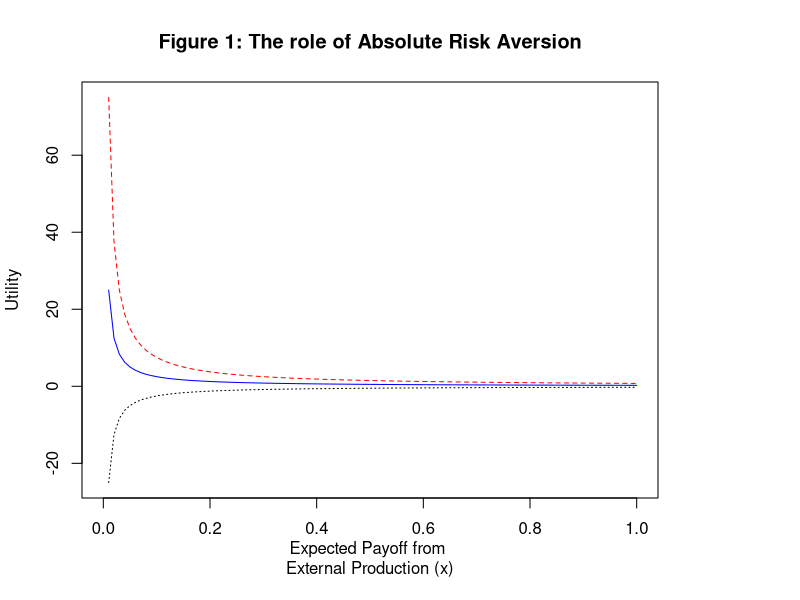
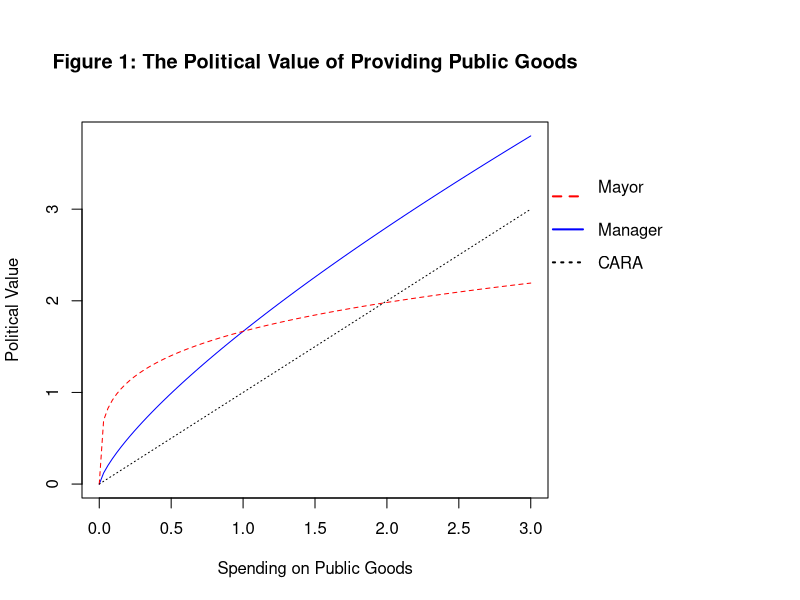
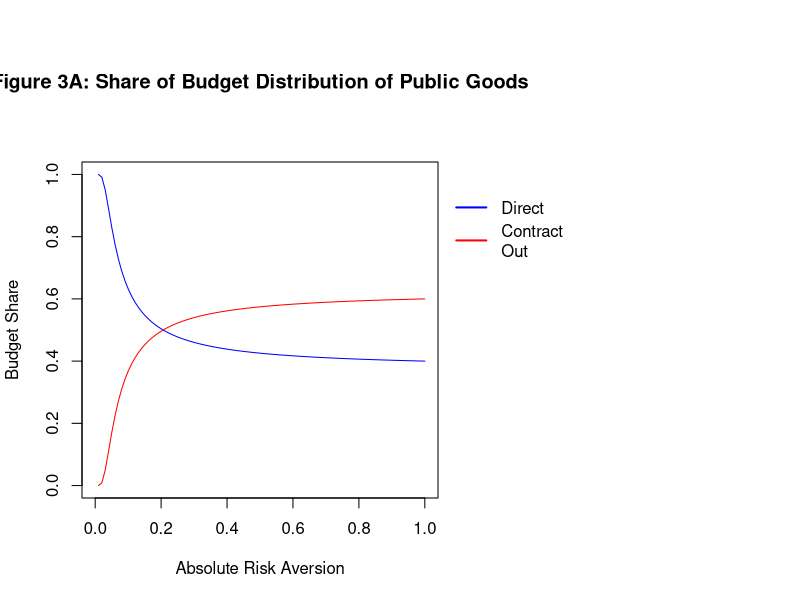
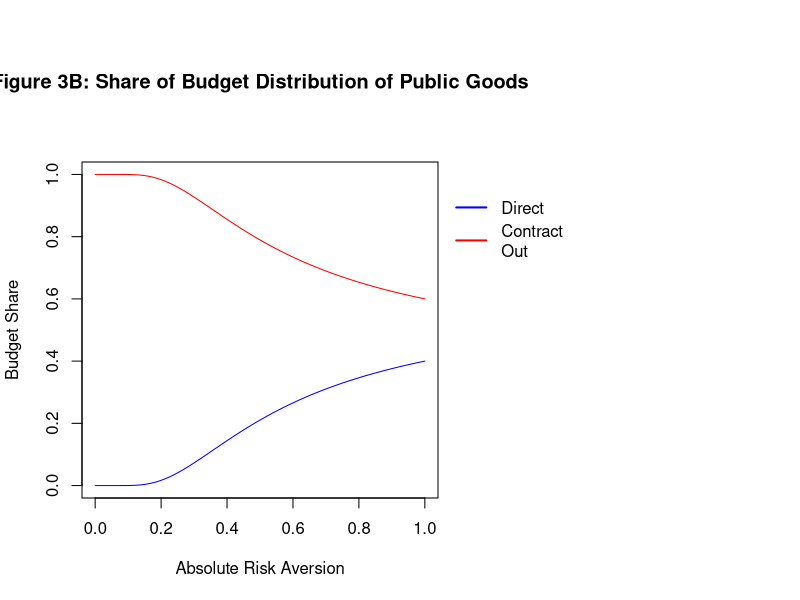
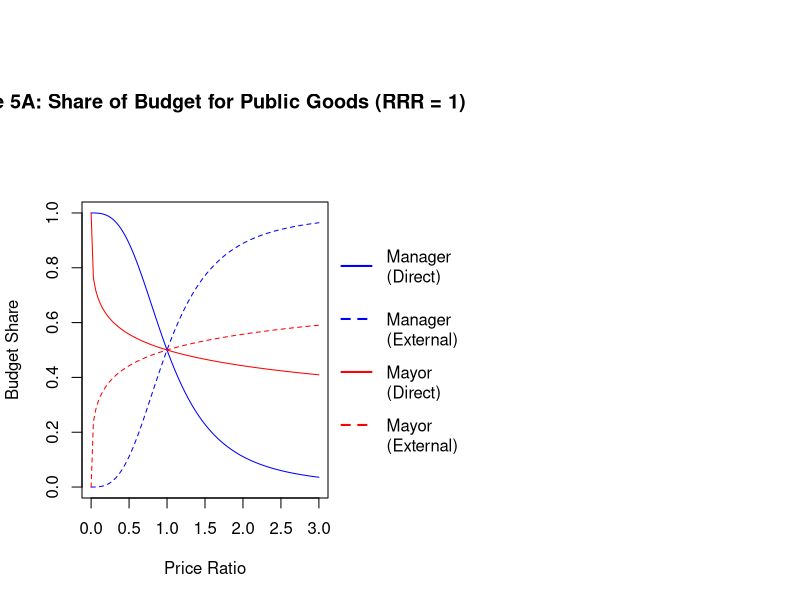
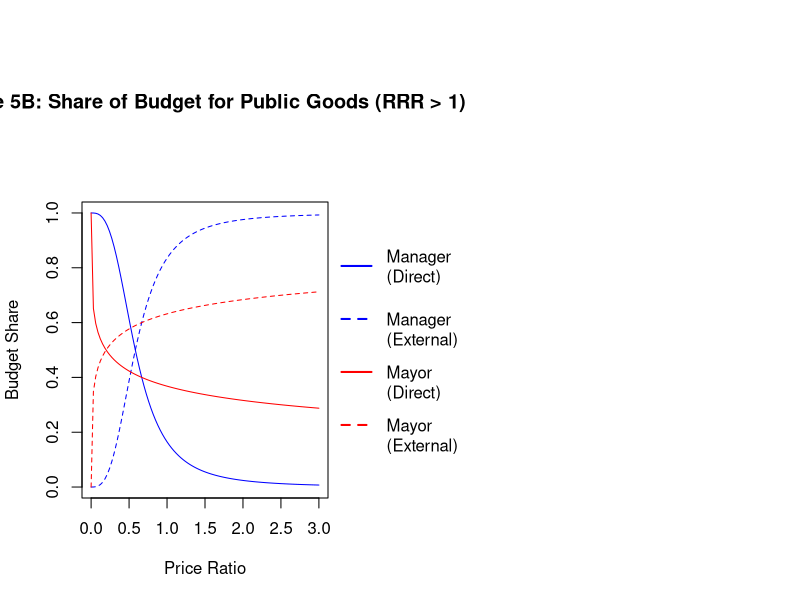
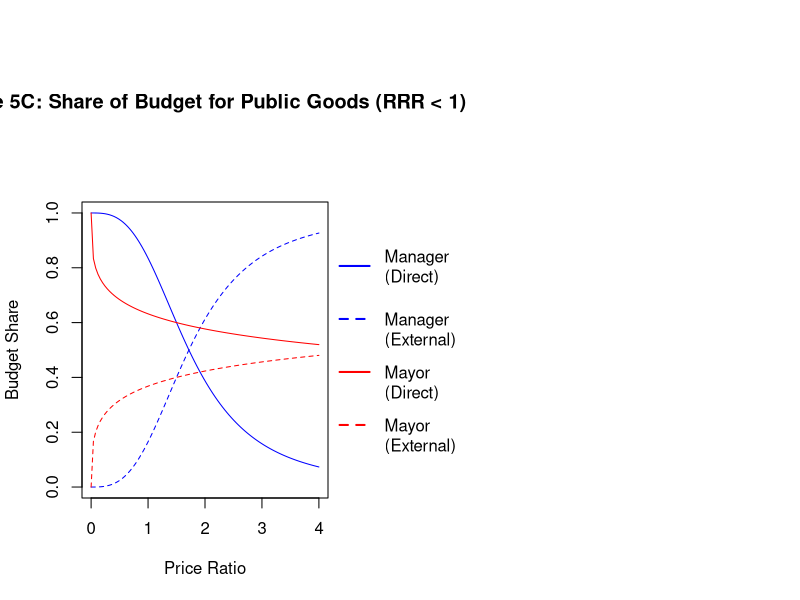
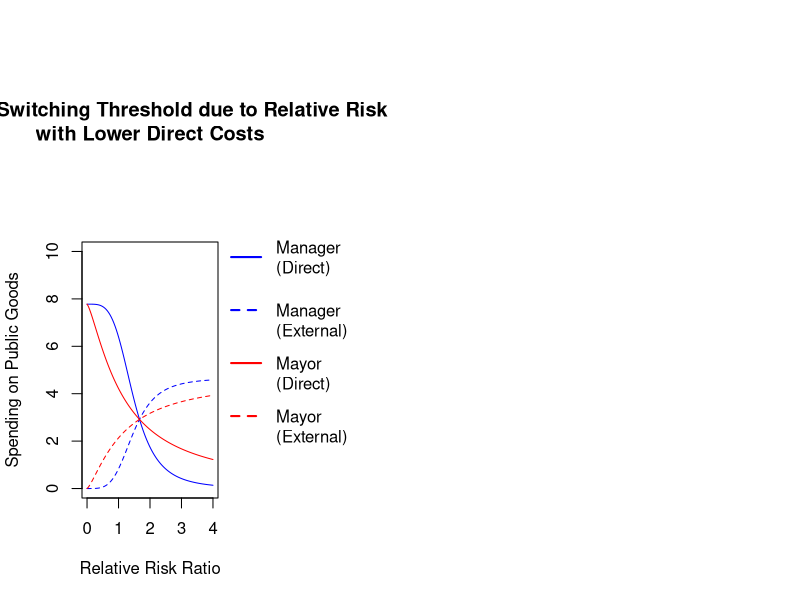

The R source for these figures, in order: (Note: this script raises an error after producing the figures.)
## ---- chunk 1

#Is Risk Aversion Decreasing? Why yes it is. So, our model exhibits DARA and CRRA.

x1 <- function(x) (1-0.75)/x
x2 <- function(x) (1-0.25)/x
x3 <- function(x) (1 - 1.25)/x

x<-seq(0,1,0.01)
par(xpd=T, mar=par()$mar+c(0,0,0,5))
matplot(x,cbind(x1(x), x2(x), x3(x)),col=c("blue","red","black"), main = "Figure 1: The role of Absolute Risk Aversion", ylab = "Utility", xlab = "Expected Payoff from \nExternal Production (x)", type = "l")
legend(2.05,0.8, c("\nCM\n", "\nMayor_1\n", "\nMayor_2"), lty=c(1,2), lwd=c(2,2), col=c("blue","red","black"),inset=c(1,0), xpd=TRUE, bty = "n")

## ---- chunk 2
par(mar=par()$mar+c(0,0,2,5.5))


#Manager
curve( (1/0.6)*x^(1-.25) , from = 0, to = 3, n = 100, type = "l",  col = "blue", lty = 1, main = "Figure 1: The Political Value of Providing Public Goods", ylab = "Political Value", xlab = "Spending on Public Goods")

#Mayor
curve( (1/0.6)*x^(1-.75) , from = 0, to = 3, n = 100, type = "l",  col = "red", lty = 2, add = TRUE)

curve( x^1 , from = 0, to = 3, n = 100, type = "l",  col = "black", lty = 3, add = TRUE)


legend(3.05, 3.5, c("Mayor\n", "Manager", "CARA"), lty=c(2,1,3), lwd=c(2,2,2), col=c("red", "blue", "black"),inset=c(1,0), xpd=TRUE, bty = "n")

## ---- chunk 3

#The next two figures model the distribution of provisioned public goods according to rising absolute risk aversion and rising relative risk aversion. Assume \phi > \beta.

par(mar=par()$mar+c(0,0,2,5.5))

#Public Official
curve( (1/(1 + (45/75)^((1-x)/x) * (.6/.4)^(1/x))), from = 0, to = 1, n = 100, type = "l",  col = "blue", lty = 1, main = ("Figure 3A: Share of Budget Distribution of Public Goods"), ylab = "Budget Share", ylim = c(0,1), xlab = "Absolute Risk Aversion")

curve( (1/(1 + (75/45)^((1-x)/x) * (.4/.6)^(1/x))), from = 0, to = 1, n = 100, type = "l",  col = "red", lty = 1, add = TRUE)

legend(1.05,1, c("Direct", "Contract \nOut"), lty=c(1,1), lwd=c(2,2), col=c("blue", "red"),inset=c(1,0), xpd=TRUE, bty = "n")

#######################

curve( (1/(1 + (75/45)^((1-x)/x) * (.6/.4)^(1/x))), from = 0, to = 1, n = 100, type = "l",  col = "blue", lty = 1, main = ("Figure 3B: Share of Budget Distribution of Public Goods"), ylab = "Budget Share", ylim = c(0,1), xlab = "Absolute Risk Aversion")

curve( (1/(1 + (45/75)^((1-x)/x) * (.4/.6)^(1/x))), from = 0, to = 1, n = 100, type = "l",  col = "red", lty = 1, add = TRUE)

legend(1.05,1, c("Direct", "Contract \nOut"), lty=c(1,1), lwd=c(2,2), col=c("blue", "red"),inset=c(1,0), xpd=TRUE, bty = "n")

## ---- chunk 4

#Here we change the relative risk ratio. As p_g/p_q rises....
par(mar=par()$mar+c(0,0,2,5.5))

#Manager: Direct
curve( (1/(1 + (x)^((1-.25)/.25) * (1)^(1/.25))), from = 0, to = 3, n = 100, type = "l",  col = "blue", lty = 1, main = ("Figure 5A: Share of Budget for Public Goods (RRR = 1)"), ylab = "Budget Share", ylim = c(0,1), xlab = "Price Ratio")

#Manager: External
curve( (1/(1 + (1/x)^((1-.25)/.25) * (1)^(1/.25))), from = 0, to = 3, n = 100, type = "l",  col = "blue", lty = 2, add = TRUE)

#Mayor: Direct
curve( (1/(1 + (x)^((1-.75)/.75) * (1)^(1/.75))), from = 0, to = 3, n = 100, type = "l",  col = "red", lty = 1, main = ("Share of Budget for External Goods"),  add = TRUE)

#Mayor: External
curve( (1/(1 + (1/x)^((1-.75)/.75) * (1)^(1/.75))), from = 0, to = 3, n = 100, type = "l",  col = "red", lty = 2, add = TRUE)

legend(3.10,1, c("Manager \n(Direct)", "\nManager \n(External)", "\nMayor \n(Direct)" , "\nMayor \n(External)"), lty=c(1,2,1,2), lwd=c(2,2), col=c("blue", "blue", "red", "red"),inset=c(1,0), xpd=TRUE, bty = "n")




#Manager: Direct
curve( (1/(1 + (x)^((1-.25)/.25) * (.6/.4)^(1/.25))), from = 0, to = 3, n = 100, type = "l",  col = "blue", lty = 1, main = ("Figure 5B: Share of Budget for Public Goods (RRR > 1)"), ylab = "Budget Share", ylim = c(0,1), xlab = "Price Ratio")

#Manager: External
curve( (1/(1 + (1/x)^((1-.25)/.25) * (.4/.6)^(1/.25))), from = 0, to = 3, n = 100, type = "l",  col = "blue", lty = 2, add = TRUE)

#Mayor: Direct
curve( (1/(1 + (x)^((1-.75)/.75) * (.6/.4)^(1/.75))), from = 0, to = 3, n = 100, type = "l",  col = "red", lty = 1, main = ("Share of Budget for External Goods"),  add = TRUE)

#Mayor: External
curve( (1/(1 + (1/x)^((1-.75)/.75) * (.4/.6)^(1/.75))), from = 0, to = 3, n = 100, type = "l",  col = "red", lty = 2, add = TRUE)

legend(3.10,1, c("Manager \n(Direct)", "\nManager \n(External)", "\nMayor \n(Direct)" , "\nMayor \n(External)"), lty=c(1,2,1,2), lwd=c(2,2), col=c("blue", "blue", "red", "red"),inset=c(1,0), xpd=TRUE, bty = "n")





#Manager: Direct
curve( (1/(1 + (x)^((1-.25)/.25) * (.4/.6)^(1/.25))), from = 0, to = 4, n = 100, type = "l",  col = "blue", lty = 1, main = ("Figure 5C: Share of Budget for Public Goods (RRR < 1)"), ylab = "Budget Share", ylim = c(0,1), xlab = "Price Ratio")

#Manager: External
curve( (1/(1 + (1/x)^((1-.25)/.25) * (.6/.4)^(1/.25))), from = 0, to = 4, n = 100, type = "l",  col = "blue", lty = 2, add = TRUE)

#Mayor: Direct
curve( (1/(1 + (x)^((1-.75)/.75) * (.4/.6)^(1/.75))), from = 0, to = 4, n = 100, type = "l",  col = "red", lty = 1, main = ("Share of Budget for External Goods"),  add = TRUE)

#Mayor: External
curve( (1/(1 + (1/x)^((1-.75)/.75) * (.6/.4)^(1/.75))), from = 0, to = 4, n = 100, type = "l",  col = "red", lty = 2, add = TRUE)

legend(4.10,1, c("Manager \n(Direct)", "\nManager \n(External)", "\nMayor \n(Direct)" , "\nMayor \n(External)"), lty=c(1,2,1,2), lwd=c(2,2), col=c("blue", "blue", "red", "red"),inset=c(1,0), xpd=TRUE, bty = "n")

## ---- chunk 5

#Here we change the relative risk ratio, equal to beta/phi.

par(mar=par()$mar+c(0,0,2,5.5))

#Manager: Direct
curve( (350/45)*(1/(1 + (45/75)^((1-.25)/.25) * (x)^(1/.25))), from = 0, to = 4, n = 100, type = "l",  col = "blue", lty = 1, main = ("Figure 4: Switching Threshold due to Relative Risk \nwith Lower Direct Costs"), ylab = "Spending on Public Goods", ylim = c(0,10), xlab = "Relative Risk Ratio")

#Manager: External
curve( (350/75)*(1/(1 + (75/45)^((1-.25)/.25) * (1/x)^(1/.25))), from = 0, to = 4, n = 100, type = "l",  col = "blue", lty = 2, add = TRUE)

#Mayor: Direct
curve( (350/45)*(1/(1 + (45/75)^((1-.75)/.75) * (x)^(1/.75))), from = 0, to = 4, n = 100, type = "l",  col = "red", lty = 1, add = TRUE)

#Mayor: External
curve( (350/75)*(1/(1 + (75/45)^((1-.75)/.75) * (1/x)^(1/.75))), from = 0, to = 4, n = 100, type = "l",  col = "red", lty = 2, add = TRUE)

legend(4.1,12, c("Manager \n(Direct)", "\nManager \n(External)", "\nMayor \n(Direct)", "\nMayor \n(External)"), lty=c(1,2,1,2), lwd=c(2,2), col=c("blue", "blue", "red", "red"),inset=c(1,0), xpd=TRUE, bty = "n")

## ---- chunk 6

#Here we change the relative risk ratio, equal to beta/phi.

par(mar=par()$mar+c(0,0,2,5.5))

#Manager: Direct
curve( (350/75)*(1/(1 + (75/45)^((1-.25)/.25) * (x)^(1/.25))), from = 0, to = 4, n = 100, type = "l",  col = "blue", lty = 1, main = ("Figure 4: Switching Threshold due to Relative Risk \nwith Higher Direct Costs"), ylab = "Spending on Public Goods", ylim = c(0,10), xlab = "Relative Risk Ratio")

#Manager: External
curve( (350/45)*(1/(1 + (45/75)^((1-.25)/.25) * (1/x)^(1/.25))), from = 0, to = 4, n = 100, type = "l",  col = "blue", lty = 2, add = TRUE)

#Mayor: Direct
curve( (350/75)*(1/(1 + (75/45)^((1-.75)/.75) * (x)^(1/.75))), from = 0, to = 4, n = 100, type = "l",  col = "red", lty = 1, add = TRUE)

#Mayor: External
curve( (350/45)*(1/(1 + (45/75)^((1-.75)/.75) * (1/x)^(1/.75))), from = 0, to = 4, n = 100, type = "l",  col = "red", lty = 2, add = TRUE)

legend(4.1,12, c("Manager \n(Direct)", "\nManager \n(External)", "\nMayor \n(Direct)", "\nMayor \n(External)"), lty=c(1,2,1,2), lwd=c(2,2), col=c("blue", "blue", "red", "red"),inset=c(1,0), xpd=TRUE, bty = "n")

## ---- chunk 7
#Here we change the relative price ratio, p_g/p_q.

par(mar=par()$mar+c(0,0,2,5.5))

#Manager: Direct
curve( (350/45)*(1/(1 + (x)^((1-.25)/.25) * (1)^(1/.25))), from = 0, to = 5, n = 100, type = "l",  col = "blue", lty = 1, main = ("Figure 6: Switching Threshold due to Relative Prices \nwith Higher Direct Costs"), ylab = "Spending on Public Goods", ylim = c(0,10), xlab = "Relative Price Ratio")

#Manager: External
curve( (350/75)*(1/(1 + (1/x)^((1-.25)/.25) * (1)^(1/.25))), from = 0, to = 5, n = 100, type = "l",  col = "blue", lty = 2, add = TRUE)

#Mayor: Direct
curve( (350/45)*(1/(1 + (x)^((1-.75)/.75) * (1)^(1/.75))), from = 0, to = 5, n = 100, type = "l",  col = "red", lty = 1, add = TRUE)

#Mayor: External
curve( (350/75)*(1/(1 + (1/x)^((1-.75)/.75) * (1)^(1/.75))), from = 0, to = 5, n = 100, type = "l",  col = "red", lty = 2, add = TRUE)

legend(5.1,10, c("Mayor \n(Direct)", "\nMayor \n(External)", "\nManager \n(Direct)", "\nManager \n(External)"), lty=c(1,2,1,2), lwd=c(2,2), col=c("red", "red", "blue", "blue"),inset=c(1,0), xpd=TRUE, bty = "n")

## ---- chunk 8

par(mar=par()$mar+c(0,0,2,5.5))

#Manager with increasing asset specificity
curve( (350/45)*(1/(1 + (45/75)^((1-.25)/.25) * (x*1.2)^(1/.25))), from = 1, to = 5, n = 100, type = "l", xlab = "RRA", ylab = "Spending on Public Goods", ylim = c(0,10), col = "red", main = "Figure 6: Impacts of Transaction Costs on Contract Decision \n for Council-Manager Cities", lty = 1)
curve( (350/75)*(1/(1 + (75/45)^((1-.25)/.25) * (1/x*1.2)^(1/.25))), from = 1, to = 5, n = 100, type = "l", col = "red", add = TRUE, lty = 2)

#Manager with increasing measurement difficulty
curve( (350/45)*(1/(1 + (45/75)^((1-.25)/.25) * (x*0.8)^(1/.25))), from = 1, to = 5, n = 100, type = "l", xlab = "RRA", ylab = "Expected Payoff from G", ylim = c(0,30), col = "blue", lty = 1, add = TRUE)
curve( (350/75)*(1/(1 + (75/45)^((1-.25)/.25) * (1/x*0.8)^(1/.25))), from = 1, to = 5, n = 100, type = "l", xlab = "RRA", ylab = "Expected Payoff from G", col = "blue", add = TRUE, lty = 2)

#Manager under relative risk.
curve( (350/45)*(1/(1 + (45/75)^((1-.25)/.25) * (x)^(1/.25))), from = 1, to = 5, n = 100, type = "l", xlab = "RRA", ylab = "Expected Payoff from G", ylim = c(0,30), col = "black", lty = 1, add = TRUE)
curve( (350/75)*(1/(1 + (75/45)^((1-.25)/.25) * (1/x)^(1/.25))), from = 1, to = 5, n = 100, type = "l", col = "black", add = TRUE, lty = 2)

legend(5.05,12, c("CM_AS \nInternal", "\nCM_AS \nExternal", "\nCM_MD \nInternal", "\nCM_MD \nExternal", "CM \nInternal", "CM \nExternal"), lty=c(1,2,1,2,1,2), lwd=c(2,2,2,2,2,2), col=c("red", "red", "blue", "blue", "black", "black"),inset=c(1,0), xpd=TRUE, bty = "n")

## ---- chunk 9

par(mar=par()$mar+c(0,0,2,5.5))

#Mayor with increasing asset specificity
curve( (350/45)*(1/(1 + (45/75)^((1-.75)/.75) * (x*1.2)^(1/.75))), from = 1, to = 5, n = 100, type = "l", xlab = "RRA", ylab = "Spending on Public Goods", ylim = c(0,9), col = "red", main = "Figure 7: Impacts of Transaction Costs on Contract Decision \n for Mayor-Council Cities", lty = 1)
curve( (350/75)*(1/(1 + (75/45)^((1-.75)/.75) * (1/x*1.2)^(1/.75))), from = 1, to = 5, n = 100, type = "l", col = "red", add = TRUE, lty = 2)

#Mayor with increasing measurement difficulty
curve( (350/45)*(1/(1+ (45/75)^((1-.75)/.75) * (x*0.8)^(1/.75))), from = 1, to = 5, n = 100, type = "l", col = "blue", lty = 1, add = TRUE)
curve( (350/75)*(1/(1 + (75/45)^((1-.75)/.75) * (1/x*0.8)^(1/.75))), from = 1, to = 5, n = 100, type = "l",  col = "blue", add = TRUE, lty = 2)

#Mayor under relative risk.
curve( (350/45)*(1/(1 + (45/75)^((1-.75)/.75) * (x)^(1/.75))), from = 1, to = 5, n = 100, type = "l", col = "black", lty = 1, add = TRUE)
curve((350/75)*(1/(1+ (75/45)^((1-.75)/.75) * (1/x)^(1/.75))), from = 1, to = 5, n = 100, type = "l", col = "black", add = TRUE, lty = 2)

legend(5.15,10, c("MC_AS \nInternal", "\nMC_AS \nExternal", "\nMC_MD \nInternal", "\nMC_MD \nExternal", "MC \nInternal", "MC \nExternal"), lty=c(1,2,1,2,1,2), lwd=c(2,2,2,2,2,2), col=c("red", "red", "blue", "blue", "black", "black"),inset=c(1,0), xpd=TRUE, bty = "n")

## ---- chunk 10

par(mar=par()$mar+c(0,0,2,5.5))

#need to scale beta so it cannot take negative values. The maximum value would be 1.5*5 + 3*25 = 

#1.5*5 + 3*25 = 82.5



#Mayor with increasing asset specificity
curve( (350/45)*(1/(1 + (45/75)^((1-.75)/.75) * (( 1.5*x + 3*(x)^2)/(1.5*3.11 + 3*(3.11)^2))^(1/.75))), from = 1, to = 5, n = 100, type = "l", xlab = "RRA", ylab = "Spending on Public Goods", ylim = c(0,9), col = "red", main = "Figure 9: Impacts of Transaction Costs on Contract Decision \n for Mayor-Council Cities", lty = 1)
curve( (350/75)*(1/(1 + (75/45)^((1-.75)/.75) * ((1.5*3.11 + 3*(3.11)^2 )/(1.5*x + 3*(x)^2 ))^(1/.75))), from = 1, to = 5, n = 100, type = "l", col = "red", add = TRUE, lty = 2)

#Mayor with increasing measurement difficulty
curve( (350/45)*(1/(1 + (45/75)^((1-.75)/.75) * ((82.5 - 1.5*x - 3*x^2)/( 1.5*2.65 + 3*2.65^2))^(1/.75))), from = 1, to = 5, n = 100, type = "l", col = "blue", add = TRUE, lty = 1)
curve( (350/75)*(1/(1 + (75/45)^((1-.75)/.75) * (( 1.5*2.65 + 3*2.65^2)/( 1.5*x + 3*x^2))^(1/.75))), from = 1, to = 5, n = 100, type = "l", col = "blue", add = TRUE, lty = 2)

legend(5.15,10, c("MC_AS \nInternal", "\nMC_AS \nExternal", "\nMC_MD \nInternal", "\nMC_MD \nExternal" ), lty=c(1,2,1,2,1,2), lwd=c(2,2,2,2,2,2), col=c("red", "red", "blue", "blue"),inset=c(1,0), xpd=TRUE, bty = "n")

#Manager with increasing asset specificity
curve( (350/45)*(1/(1 + (45/75)^((1-.25)/.25) * ((1.5*x + 3*(x)^2)/(1.5*3.11 + 3*(3.11)^2))^(1/.25))), from = 1, to = 5, n = 100, type = "l", col = "black", main = "Figure 9: Impacts of Transaction Costs on Contract Decision \n for Council-Manager Cities", xlab = "RRA", ylab = "Spending on Public Goods", ylim = c(0,9), lty = 1)
curve( (350/75)*(1/(1 + (75/45)^((1-.25)/.25) * ((1.5*3.11 + 3*(3.11)^2 )/(1.5*x + 3*(x)^2 ))^(1/.25))), from = 1, to = 5, n = 100, type = "l", col = "black", add = TRUE, lty = 2)

#Manager with increasing measurement difficulty
curve( (350/45)*(1/(1 + (45/75)^((1-.25)/.25) * ((82.5 - 1.5*x - 3*x^2)/( 1.5*2.65 + 3*2.65^2))^(1/.25))), from = 1, to = 5, n = 100, type = "l", col = "green", add = TRUE, lty = 1)
curve( (350/75)*(1/(1 + (75/45)^((1-.25)/.25) * ((1.5*2.65 + 3*2.65^2)/( 1.5*x + 3*x^2))^(1/.25))), from = 1, to = 5, n = 100, type = "l", col = "green", add = TRUE, lty = 2)

legend(5.15,10, c("CM_AS \nInternal", "\nCM_AS \nExternal", "\nCM_MD \nInternal", "\nCM_MD \nExternal" ), lty=c(1,2,1,2,1,2), lwd=c(2,2,2,2,2,2), col=c("black", "black", "green", "green"),inset=c(1,0), xpd=TRUE, bty = "n")

## ---- chunk 11
par(mar=par()$mar+c(0,0,2,5.5))

#Mayor with increasing asset specificity
curve( (350/45)*(1/(1 + (45/75)^((1-.75)/.75) * ((1.5*x + 3*(x)^2 )/(1.5*3.11 + 3*(3.11)^2 ))^(1/.75))), from = 1, to = 5, n = 100, type = "l", xlab = "Asset Specificity", ylab = "Spending on Public Goods", ylim = c(0,9), col = "red", main = "Figure 3: Impacts of Asset Specificity on Contract Decision \n by Form of Government", lty = 1)
curve( (350/75)*(1/(1 + (75/45)^((1-.75)/.75) * ((1.5*3.11 + 3*(3.11)^2)/(1.5*x + 3*(x)^2 ))^(1/.75))), from = 1, to = 5, n = 100, type = "l", col = "red", add = TRUE, lty = 2)

#Manager with increasing asset specificity
curve( (350/45)*(1/(1 + (45/75)^((1-.25)/.25) * ((1.5*x + 3*(x)^2 )/(1.5*3.11 + 3*(3.11)^2))^(1/.25))), from = 1, to = 5, n = 100, type = "l", col = "blue", lty = 1, add = TRUE)
curve( (350/75)*(1/(1 + (75/45)^((1-.25)/.25) * ((1.5*3.11 + 3*(3.11)^2 )/(1.5*x + 3*(x)^2 ))^(1/.25))), from = 1, to = 5, n = 100, type = "l", col = "blue", add = TRUE, lty = 2)

legend(5.15,10, c("MC \nInternal", "\nMC \nExternal", "\nCM \nInternal", "\nCM \nExternal" ), lty=c(1,2,1,2,1,2), lwd=c(2,2,2,2,2,2), col=c("red", "red", "blue", "blue"),inset=c(1,0), xpd=TRUE, bty = "n")


## ---- chunk 12

par(mar=par()$mar+c(0,0,2,5.5))

#Mayor with increasing measurement difficulty
curve( (350/45)*(1/(1 + (45/75)^((1-.75)/.75) * ((82.5 - 1.5*x - 3*x^2)/(1.5*2.65 + 3*2.65^2))^(1/.75))), from = 1, to = 5, n = 100, type = "l", col = "red", main = "Figure 4: Impacts of Measurement Difficulty on Contract Decision \n by Form of Government", ylab = "Spending on Public Goods", xlab = "Measurement Difficulty", lty = 1, ylim = c(0,8))
curve( (350/75)*(1/(1 + (75/45)^((1-.75)/.75) * (( 1.5*2.65 + 3*2.65^2)/( 1.5*x + 3*x^2))^(1/.75))), from = 1, to = 5, n = 100, type = "l", col = "red", add = TRUE, lty = 2)

#Manager with increasing measurement difficulty
curve( (350/45)*(1/(1 + (45/75)^((1-.25)/.25) * ((82.5 - 1.5*x - 3*x^2)/( 1.5*2.65 + 3*2.65^2))^(1/.25))), from = 1, to = 5, n = 100, type = "l", col = "blue", add = TRUE, lty = 1)
curve( (350/75)*(1/(1 + (75/45)^((1-.25)/.25) * (( 1.5*2.65 + 3*2.65^2)/(1.5*x + 3*x^2))^(1/.25))), from = 1, to = 5, n = 100, type = "l", col = "blue", add = TRUE, lty = 2)

legend(5.15,8.5, c("MC \nInternal", "\nMC \nExternal", "\nCM \nInternal", "\nCM \nExternal" ), lty=c(1,2,1,2,1,2), lwd=c(2,2,2,2,2,2), col=c("red", "red", "blue", "blue"),inset=c(1,0), xpd=TRUE, bty = "n")



## ---- chunk 13
par(mar=par()$mar+c(0,0,2,5.5))


#Asset Specificity: Mayor

#Other Gov.
curve( (350/75)*(1/(1 + (75/45)^((1-.75)/.75) * ((3*x + 4*(x)^2)/(2*3.11 + 4*(3.11)^2 ))^(1/.75))), from = 1, to = 5, n = 100, type = "l", col = "red", lty = 1, main = "Figure 12: Demand for Externally Produced Asset Specific Goods \nby Service Delivery Mechanism", ylab = "Spending on Public Goods", xlab = "Asset Specificity", ylim = c(0,8))

#For Profit
curve( (350/75)*(1/(1 + (75/45)^((1-.75)/.75) * ((1*x + 5*(x)^2 )/(2*3.11 + 4*(3.11)^2  ))^(1/.75))), from = 1, to = 5, n = 100, type = "l", col = "red", lty = 2, add = TRUE)


#Nonprofit
curve( (350/75)*(1/(1 + (75/45)^((1-.75)/.75) * ((4*x + 4.5*(x)^2 )/(2*3.11 + 4*(3.11)^2 ))^(1/.75))), from = 1, to = 5, n = 100, type = "l", col = "red", lty = 3, add = TRUE)

#Manager

#Other Gov.
curve( (350/75)*(1/(1 + (75/45)^((1-.25)/.25) * ((3*x + 4*(x)^2 )/(2*3.11 + 4*(3.11)^2 ))^(1/.25))), from = 1, to = 5, n = 100, type = "l", col = "blue", lty = 1, add = TRUE)

#For Profit
curve( (350/75)*(1/(1 + (75/45)^((1-.25)/.25) * ((1*x + 5*(x)^2 )/(2*3.11 + 4*(3.11)^2  ))^(1/.25))), from = 1, to = 5, n = 100, type = "l", col = "blue", lty = 2, add = TRUE)


#Nonprofit
curve( (350/75)*(1/(1 + (75/45)^((1-.25)/.25) * ((4*x + 4.5*(x)^2 )/(2*3.11 + 4*(3.11)^2  ))^(1/.25))), from = 1, to = 5, n = 100, type = "l", col = "blue", lty = 3, add = TRUE)


legend(5.15,7.5, c("Mayor", "Manager", "Other Gov.", "For Profit", "Nonprofit"), lty=c(1,1,1,2,3), lwd=c(2,2,2,2,2,2), col=c("red", "blue","black", "black", "black"),inset=c(1,0), xpd=TRUE, bty = "n")

## ---- chunk 14

par(mar=par()$mar+c(0,0,2,5.5))


#Measurement Difficulty: Mayor

#Other Gov.
curve( (350/75)*(1/(1 + (75/45)^((1-.75)/.75) * ((1*x + 3.5*x^2)/(82.5 - 1*2.65 - 3.5*2.65^2))^(1/.75))), from = 1, to = 5, n = 100, type = "l", col = "red", lty = 1, main = "Figure 13: Demand for Externally Produced Difficult to Measure \nPublic Goods by Service Delivery Mechanism", ylab = "Spending on Public Goods", xlab = "Measurement Difficulty", ylim = c(0,8))

#For Profit
curve( (350/75)*(1/(1 + (75/45)^((1-.75)/.75) * ((2.5*x + 4*x^2)/(82.5 - 1*2.65 - 3.5*2.65^2))^(1/.75))), from = 1, to = 5, n = 100, type = "l", col = "red", lty = 2, add = TRUE)

#Nonprofit
curve( (350/75)*(1/(1 + (75/45)^((1-.75)/.75) * ((2*x + 3*x^2)/(82.5 - 1*2.65 - 3.5*2.65^2))^(1/.75))), from = 1, to = 5, n = 100, type = "l", col = "red", lty = 3, add = TRUE)

#Measurement Difficulty: Manager

#Other Gov. 1 , 3.5
curve( (350/75)*(1/(1 + (75/45)^((1-.25)/.25) * ((1*x + 3.5*x^2)/(82.5 - 1*2.65 - 3.5*2.65^2))^(1/.25))), from = 1, to = 5, n = 100, type = "l", col = "blue", lty = 1, add = TRUE)

#For Profit, 2.5, 4
curve( (350/75)*(1/(1 + (75/45)^((1-.25)/.25) * ((2.5*x + 4*x^2)/(82.5 - 1*2.65 - 3.5*2.65^2))^(1/.25))), from = 1, to = 5, n = 100, type = "l", col = "blue", lty = 2, add = TRUE)

#Nonprofit: 2,3
curve( (350/75)*(1/(1 + (75/45)^((1-.25)/.25) * ((2*x + 3*x^2)/(82.5 - 1*2.65 - 3.5*2.65^2))^(1/.25))), from = 1, to = 5, n = 100, type = "l", col = "blue", lty = 3, add = TRUE)

legend(5.15,7.5, c("Mayor", "Manager", "Other Gov.", "For Profit", "Nonprofit"), lty=c(1,1,1,2,3), lwd=c(2,2,2,2,2,2), col=c("red", "blue","black", "black", "black"),inset=c(1,0), xpd=TRUE, bty = "n")

